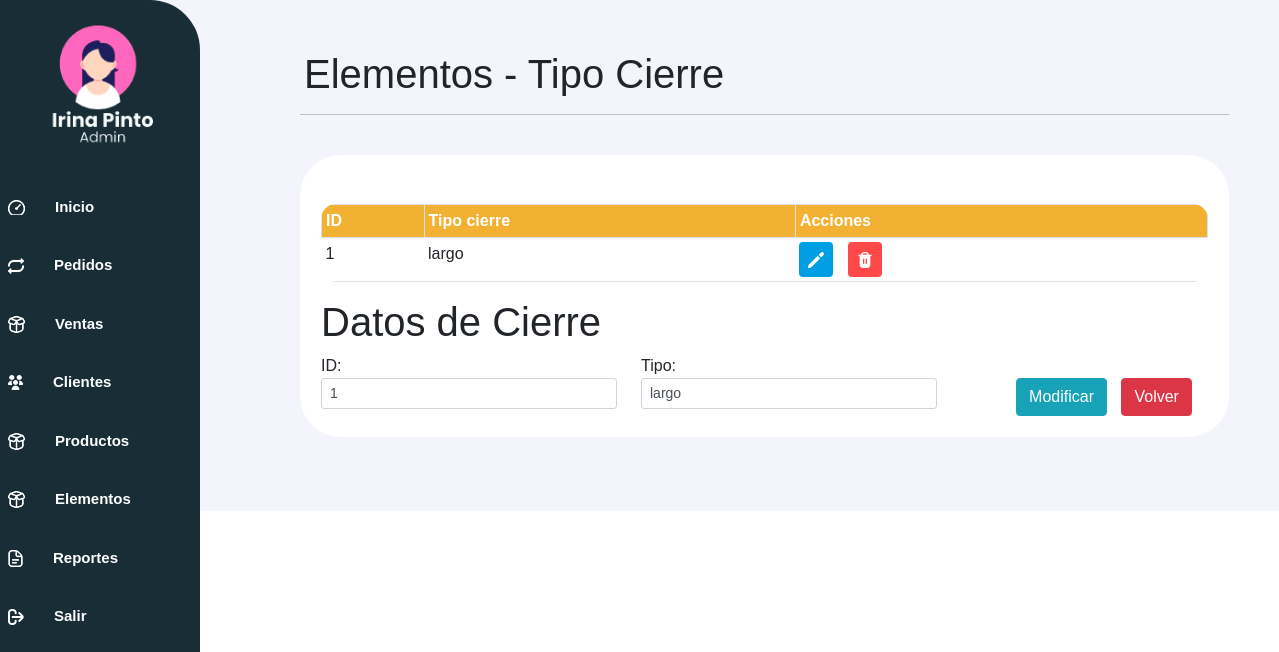
Page /controlador/cierre_controlador.php?id=1 (signed in) on the committed database.
### tables this page shows
CREATE TABLE `cierre` (
  `id_cierre` varchar(3) NOT NULL,
  `tipo_cierre` varchar(10) DEFAULT NULL
);

### controlador/cierre_controlador.php (called while the page is built, shortened)
<?php
	require_once("../modelo/cierre_modelo.php");
	$objcierre = new cierreModelo();
	require_once("../controlador/vista_controlador.php");
	$lista_cierre1 = $objcierre->consultar();
	$lista_cierre = $objcierre->cierre_consultar();
	$idcierre= "";
	$tipocierre= "";
	if (isset($_GET['id'])){
		$objcierre->set_idcierre($_GET['id']);
		if ($objcierre->buscar()){
			$idcierre = $objcierre->get_idcierre();
			$tipocierre = $objcierre->get_tipocierre();
		} else {
			echo "<script>
				alert('No se encontraron los datos');
				location.href='cierre_controlador.php';
			</script>";
		}
	}
	require_once("../vista/cierre_vista.php");
?>

### modelo/conexionPDO.php (called while the page is built, shortened)
<?php
class Conexion {
    private $conexion;
    function __construct(){
        $servidor="localhost";
        $usuarioBD="root";
        $claveBD="";
        $bd="gestion_de_pedidos_cpinto";
        try {
            $this->conexion=new PDO("mysql:host=$servidor;dbname=$bd",$usuarioBD,$claveBD);
            $this->conexion->setAttribute(PDO::ATTR_ERRMODE,PDO::ERRMODE_EXCEPTION);
        }
        catch(PDOException $fallo){
            die ("La conexion ha fallado.".$fallo->getMessage());
        }
    }
    public function conectar(){
        return $this->conexion;
    }
}
?>

### modelo/cierre_modelo.php (called while the page is built, shortened)
<?php
    require_once("conexionPDO.php");
	class cierreModelo extends Conexion {
		private $idcierre;
		private $tipocierre;
		private $objbd;
		 public function __construct(){
			$this->objbd = parent::conectar();
		}
		public function get_idcierre(){
			return $this->idcierre;
		}
		public function set_idcierre( $idcierre ){
			$this->idcierre = $idcierre;
		}
		public function get_tipocierre(){
			return $this->tipocierre;
		}
		public function consultar(){
			$lista = array();
			$registro = "SELECT * FROM cierre";
			$preparado = $this->objbd->prepare($registro);
			$resul = $preparado->execute();
			while( $datos = $preparado->fetch(PDO::FETCH_ASSOC) ){
				$lista[] = $datos;
			}
			return $lista;
		}
		 public function buscar(){
			$registro="SELECT * from cierre where id_cierre='".$this->idcierre."'";
			$preparado = $this->objbd->prepare($registro);
			$preparado->execute();
			$datos = $preparado->fetch(PDO::FETCH_ASSOC);
			if( $datos) {
				$encontro = 1;
				$this->idcierre = $datos['id_cierre'];
				$this->tipocierre = $datos['tipo_cierre'];
			} else
				$encontro = 0;
			return $encontro;
		}
		public function cierre_consultar(){
			$lista = array();
			$registro = "SELECT * FROM cierre";
			$preparado = $this->objbd->prepare($registro);
			$resul = $preparado->execute();
			while( $datos = $preparado->fetch(PDO::FETCH_ASSOC) ){
				$lista[] = $datos;
			}
			return $lista;
		}
	}
?>

### vista/cierre_vista.php (the view, shortened to what this page needs)
<!DOCTYPE html>
<?php
   require_once("../modelo/conexionPDO.php");
?>
<html>
	<head>
        <link rel="stylesheet" href="../vista/css/estilos.css">
        <link href="https://cdn.lineicons.com/4.0/lineicons.css" rel="stylesheet" />
        <link rel="stylesheet" href="https://cdnjs.cloudflare.com/ajax/libs/font-awesome/5.15.4/css/all.min.css">
		<link rel="stylesheet" href="../vista/css/bootstrap.min.css">
        <link rel="stylesheet" href="../vista/css/sweetalert2.min.css">
	</head>
    <body>
    <div class="barra-lateral">
    </div>
    <div class="contenido">
    <div class="ml-1">
        <h1>Elementos - Tipo Cierre</h1>
    </div>
    <hr>
<div class="px-6 py-4">
    <div class="contenedor-entrada1 px-6 pt-5">
        <div class="caja_scroll">
                    <table class="table table-striped table-bordered table-hover table-sm">
                        <tr>
                            <th>ID</th>
                            <th>Tipo cierre</th>
                            <th>Acciones</th>
                        </tr>
                        <?php foreach ($lista_cierre as $cierre){ ?>
                            <tr>
                                <td><?php echo $cierre['id_cierre']; ?></td>
                                <td><?php echo $cierre['tipo_cierre']; ?></td>
                                <td>
                                    <a href="cierre_controlador.php?id=<?php echo $cierre['id_cierre'] ?>" class="btn btn-azul">
                                    <img src="../vista/img/pencil.png" alt="Modificar" width="16" height="16"></a>
                                  <a href="../controlador/cierre_controlador.php?eliminarId=<?php echo $cierre['id_cierre'] ?>" class="btn btn-rojo">
                                     <img src="../vista/img/trash.png" alt="Eliminar" width=16 height=16></a>
                                </td>
                            </tr>
                        <?php } ?>
                    </table>
                </div>
            <?php if(isset($_GET['id'])){ ?>
                <h1 class="display-6"><b>Datos de Cierre</b></h1>
            <?php } else { ?>
                <h1 class="display-6"><b>Agregar Tipo de Cierre</b></h1>
            <?php } ?>
            <form action="" method="POST">
                <div id="f1" class="row col-md-4">
                    <div class="col-md-12">
                        <label for=area>ID: </label>
                        <input type="text" id="idcierre" name="idcierre" value="<?php echo $idcierre; ?>" class="form-control form-control-sm">
                    </div>
                    <div class="col-md-12">
                        <label for=area>Tipo: </label>
                        <input type="text" id="tipocierre" name="tipocierre" value="<?php echo $tipocierre; ?>" class="form-control form-control-sm">
                    </div>
                    <div class="col-md-12"><br>
                        <center>
                            <?php if(!isset($_GET['id'])){ ?>
                            <input type="submit" value="Guardar" name="guardar" class="btn btn-info">
                            <input type="button" value="Limpiar" onclick="Limpiar();" class="btn btn-info">
                            <?php } else { ?>
                            <input type="submit" value="Modificar" name="modificar" class="btn btn-info">
                            <?php } ?>
                            <input type="submit" value="Volver" Name ="Volver" class="btn btn-danger">
                        </center>
                    </div>
                </div>
            </form>
        </div>
        </div>
    </div>
</body>
</html>

### vista/css/estilos.css (style rules this page uses)
body { margin: 0; font-family: 'Poppins', sans-serif !important; }
.barra-lateral { width: 200px; height: 100%; background-color: #192D36; position: fixed; top: 0; left: 0; overflow-x: hidden; padding-top: 20px; border-top-right-radius: 50px; border-bottom-right-radius: 50px; }
.contenido { flex: 1; padding: 50px; height: auto; padding-left: 300px; background-color: #4858cf10; }
.px-6 { margin: 0 auto; max-width: 2000px; max-height: 1000px; }
.contenedor-entrada1 { background-color: white; width: auto; height: auto; border: 1px solid rgb(255, 255, 255); border-radius: 40px; padding: 20px; }
.btn { display: inline-block; margin-right: 10px; }
.btn-azul { background-color: #009fe3 !important; color: #fff !important; padding: 3px 8px !important; font-size: 18px !important; transition: background-color 0.3s !important;; }
.btn-rojo { background-color: #ff4848 !important; padding: 3px 8px !important; font-size: 18px !important; }
.table { border-radius: 15px; overflow: hidden; border-collapse: collapse; }
.table th { background-color: #FFBB35 !important; color: #fff; }
.table td { border: none; }
#f1 { display: grid; grid-template-columns: 320px 320px 320px ; }

### rows in the picture
cierre: id_cierre "1", tipo_cierre "largo", idcierre "1", tipocierre "largo"
